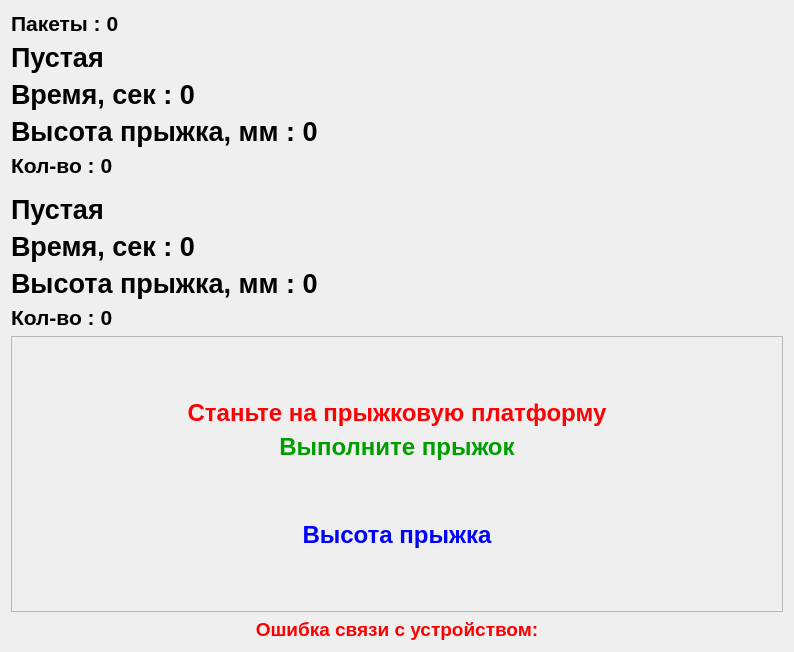
<?xml version="1.0" encoding="UTF-8"?>
<ui version="4.0">
 <class>JumpTestExecute</class>
 <widget class="QWidget" name="JumpTestExecute">
  <property name="geometry">
   <rect>
    <x>0</x>
    <y>0</y>
    <width>794</width>
    <height>652</height>
   </rect>
  </property>
  <property name="windowTitle">
   <string>Form</string>
  </property>
  <layout class="QVBoxLayout" name="verticalLayout">
   <item>
    <widget class="QLabel" name="lblBlockCounter">
     <property name="sizePolicy">
      <sizepolicy hsizetype="Preferred" vsizetype="Fixed">
       <horstretch>0</horstretch>
       <verstretch>0</verstretch>
      </sizepolicy>
     </property>
     <property name="font">
      <font>
       <pointsize>16</pointsize>
       <weight>75</weight>
       <bold>true</bold>
      </font>
     </property>
     <property name="text">
      <string>Пакеты : 0</string>
     </property>
    </widget>
   </item>
   <item>
    <widget class="QLabel" name="lblPlate1Flag">
     <property name="sizePolicy">
      <sizepolicy hsizetype="Preferred" vsizetype="Fixed">
       <horstretch>0</horstretch>
       <verstretch>0</verstretch>
      </sizepolicy>
     </property>
     <property name="font">
      <font>
       <pointsize>20</pointsize>
       <weight>75</weight>
       <bold>true</bold>
      </font>
     </property>
     <property name="text">
      <string>Пустая</string>
     </property>
    </widget>
   </item>
   <item>
    <widget class="QLabel" name="lblPlate1Time">
     <property name="sizePolicy">
      <sizepolicy hsizetype="Preferred" vsizetype="Fixed">
       <horstretch>0</horstretch>
       <verstretch>0</verstretch>
      </sizepolicy>
     </property>
     <property name="font">
      <font>
       <pointsize>20</pointsize>
       <weight>75</weight>
       <bold>true</bold>
      </font>
     </property>
     <property name="text">
      <string>Время, сек : 0</string>
     </property>
    </widget>
   </item>
   <item>
    <widget class="QLabel" name="lblPlate1Height">
     <property name="sizePolicy">
      <sizepolicy hsizetype="Preferred" vsizetype="Fixed">
       <horstretch>0</horstretch>
       <verstretch>0</verstretch>
      </sizepolicy>
     </property>
     <property name="font">
      <font>
       <pointsize>20</pointsize>
       <weight>75</weight>
       <bold>true</bold>
      </font>
     </property>
     <property name="text">
      <string>Высота прыжка, мм : 0</string>
     </property>
    </widget>
   </item>
   <item>
    <widget class="QLabel" name="lblPlate1Count">
     <property name="sizePolicy">
      <sizepolicy hsizetype="Preferred" vsizetype="Fixed">
       <horstretch>0</horstretch>
       <verstretch>0</verstretch>
      </sizepolicy>
     </property>
     <property name="font">
      <font>
       <pointsize>16</pointsize>
       <weight>75</weight>
       <bold>true</bold>
      </font>
     </property>
     <property name="text">
      <string>Кол-во : 0</string>
     </property>
    </widget>
   </item>
   <item>
    <spacer name="verticalSpacer">
     <property name="orientation">
      <enum>Qt::Vertical</enum>
     </property>
     <property name="sizeType">
      <enum>QSizePolicy::Fixed</enum>
     </property>
     <property name="sizeHint" stdset="0">
      <size>
       <width>20</width>
       <height>10</height>
      </size>
     </property>
    </spacer>
   </item>
   <item>
    <widget class="QLabel" name="lblPlate2Flag">
     <property name="sizePolicy">
      <sizepolicy hsizetype="Preferred" vsizetype="Fixed">
       <horstretch>0</horstretch>
       <verstretch>0</verstretch>
      </sizepolicy>
     </property>
     <property name="font">
      <font>
       <pointsize>20</pointsize>
       <weight>75</weight>
       <bold>true</bold>
      </font>
     </property>
     <property name="text">
      <string>Пустая</string>
     </property>
    </widget>
   </item>
   <item>
    <widget class="QLabel" name="lblPlate2Time">
     <property name="sizePolicy">
      <sizepolicy hsizetype="Preferred" vsizetype="Fixed">
       <horstretch>0</horstretch>
       <verstretch>0</verstretch>
      </sizepolicy>
     </property>
     <property name="font">
      <font>
       <pointsize>20</pointsize>
       <weight>75</weight>
       <bold>true</bold>
      </font>
     </property>
     <property name="text">
      <string>Время, сек : 0</string>
     </property>
    </widget>
   </item>
   <item>
    <widget class="QLabel" name="lblPlate2Height">
     <property name="sizePolicy">
      <sizepolicy hsizetype="Preferred" vsizetype="Fixed">
       <horstretch>0</horstretch>
       <verstretch>0</verstretch>
      </sizepolicy>
     </property>
     <property name="font">
      <font>
       <pointsize>20</pointsize>
       <weight>75</weight>
       <bold>true</bold>
      </font>
     </property>
     <property name="text">
      <string>Высота прыжка, мм : 0</string>
     </property>
    </widget>
   </item>
   <item>
    <widget class="QLabel" name="lblPlate2Count">
     <property name="sizePolicy">
      <sizepolicy hsizetype="Preferred" vsizetype="Fixed">
       <horstretch>0</horstretch>
       <verstretch>0</verstretch>
      </sizepolicy>
     </property>
     <property name="font">
      <font>
       <pointsize>16</pointsize>
       <weight>75</weight>
       <bold>true</bold>
      </font>
     </property>
     <property name="text">
      <string>Кол-во : 0</string>
     </property>
    </widget>
   </item>
   <item>
    <widget class="QFrame" name="frClient">
     <property name="frameShape">
      <enum>QFrame::StyledPanel</enum>
     </property>
     <property name="frameShadow">
      <enum>QFrame::Raised</enum>
     </property>
     <layout class="QVBoxLayout" name="verticalLayout_2">
      <item>
       <spacer name="verticalSpacer_3">
        <property name="orientation">
         <enum>Qt::Vertical</enum>
        </property>
        <property name="sizeHint" stdset="0">
         <size>
          <width>20</width>
          <height>40</height>
         </size>
        </property>
       </spacer>
      </item>
      <item>
       <widget class="QLabel" name="lblStateOnPlatform">
        <property name="palette">
         <palette>
          <active>
           <colorrole role="WindowText">
            <brush brushstyle="SolidPattern">
             <color alpha="255">
              <red>255</red>
              <green>0</green>
              <blue>4</blue>
             </color>
            </brush>
           </colorrole>
          </active>
          <inactive>
           <colorrole role="WindowText">
            <brush brushstyle="SolidPattern">
             <color alpha="255">
              <red>255</red>
              <green>0</green>
              <blue>4</blue>
             </color>
            </brush>
           </colorrole>
          </inactive>
          <disabled>
           <colorrole role="WindowText">
            <brush brushstyle="SolidPattern">
             <color alpha="255">
              <red>120</red>
              <green>120</green>
              <blue>120</blue>
             </color>
            </brush>
           </colorrole>
          </disabled>
         </palette>
        </property>
        <property name="font">
         <font>
          <pointsize>18</pointsize>
          <weight>75</weight>
          <bold>true</bold>
         </font>
        </property>
        <property name="text">
         <string>Станьте на прыжковую платформу</string>
        </property>
        <property name="alignment">
         <set>Qt::AlignCenter</set>
        </property>
       </widget>
      </item>
      <item>
       <widget class="QLabel" name="lblRunJump">
        <property name="palette">
         <palette>
          <active>
           <colorrole role="WindowText">
            <brush brushstyle="SolidPattern">
             <color alpha="255">
              <red>0</red>
              <green>158</green>
              <blue>0</blue>
             </color>
            </brush>
           </colorrole>
          </active>
          <inactive>
           <colorrole role="WindowText">
            <brush brushstyle="SolidPattern">
             <color alpha="255">
              <red>0</red>
              <green>158</green>
              <blue>0</blue>
             </color>
            </brush>
           </colorrole>
          </inactive>
          <disabled>
           <colorrole role="WindowText">
            <brush brushstyle="SolidPattern">
             <color alpha="255">
              <red>120</red>
              <green>120</green>
              <blue>120</blue>
             </color>
            </brush>
           </colorrole>
          </disabled>
         </palette>
        </property>
        <property name="font">
         <font>
          <pointsize>18</pointsize>
          <weight>75</weight>
          <bold>true</bold>
         </font>
        </property>
        <property name="text">
         <string>Выполните прыжок</string>
        </property>
        <property name="alignment">
         <set>Qt::AlignCenter</set>
        </property>
       </widget>
      </item>
      <item>
       <spacer name="verticalSpacer_4">
        <property name="orientation">
         <enum>Qt::Vertical</enum>
        </property>
        <property name="sizeHint" stdset="0">
         <size>
          <width>20</width>
          <height>40</height>
         </size>
        </property>
       </spacer>
      </item>
      <item>
       <widget class="QLabel" name="lblJumpHeight">
        <property name="sizePolicy">
         <sizepolicy hsizetype="Preferred" vsizetype="Preferred">
          <horstretch>0</horstretch>
          <verstretch>0</verstretch>
         </sizepolicy>
        </property>
        <property name="palette">
         <palette>
          <active>
           <colorrole role="WindowText">
            <brush brushstyle="SolidPattern">
             <color alpha="255">
              <red>0</red>
              <green>0</green>
              <blue>255</blue>
             </color>
            </brush>
           </colorrole>
          </active>
          <inactive>
           <colorrole role="WindowText">
            <brush brushstyle="SolidPattern">
             <color alpha="255">
              <red>0</red>
              <green>0</green>
              <blue>255</blue>
             </color>
            </brush>
           </colorrole>
          </inactive>
          <disabled>
           <colorrole role="WindowText">
            <brush brushstyle="SolidPattern">
             <color alpha="255">
              <red>120</red>
              <green>120</green>
              <blue>120</blue>
             </color>
            </brush>
           </colorrole>
          </disabled>
         </palette>
        </property>
        <property name="font">
         <font>
          <pointsize>18</pointsize>
          <weight>75</weight>
          <bold>true</bold>
         </font>
        </property>
        <property name="text">
         <string>Высота прыжка</string>
        </property>
        <property name="alignment">
         <set>Qt::AlignCenter</set>
        </property>
       </widget>
      </item>
      <item>
       <spacer name="verticalSpacer_2">
        <property name="orientation">
         <enum>Qt::Vertical</enum>
        </property>
        <property name="sizeHint" stdset="0">
         <size>
          <width>20</width>
          <height>40</height>
         </size>
        </property>
       </spacer>
      </item>
     </layout>
    </widget>
   </item>
   <item>
    <widget class="QLabel" name="lblCommunicationError">
     <property name="sizePolicy">
      <sizepolicy hsizetype="Preferred" vsizetype="Fixed">
       <horstretch>0</horstretch>
       <verstretch>0</verstretch>
      </sizepolicy>
     </property>
     <property name="palette">
      <palette>
       <active>
        <colorrole role="WindowText">
         <brush brushstyle="SolidPattern">
          <color alpha="255">
           <red>255</red>
           <green>0</green>
           <blue>0</blue>
          </color>
         </brush>
        </colorrole>
        <colorrole role="Base">
         <brush brushstyle="SolidPattern">
          <color alpha="255">
           <red>255</red>
           <green>0</green>
           <blue>0</blue>
          </color>
         </brush>
        </colorrole>
        <colorrole role="Window">
         <brush brushstyle="SolidPattern">
          <color alpha="255">
           <red>255</red>
           <green>0</green>
           <blue>0</blue>
          </color>
         </brush>
        </colorrole>
       </active>
       <inactive>
        <colorrole role="WindowText">
         <brush brushstyle="SolidPattern">
          <color alpha="255">
           <red>255</red>
           <green>0</green>
           <blue>0</blue>
          </color>
         </brush>
        </colorrole>
        <colorrole role="Base">
         <brush brushstyle="SolidPattern">
          <color alpha="255">
           <red>255</red>
           <green>0</green>
           <blue>0</blue>
          </color>
         </brush>
        </colorrole>
        <colorrole role="Window">
         <brush brushstyle="SolidPattern">
          <color alpha="255">
           <red>255</red>
           <green>0</green>
           <blue>0</blue>
          </color>
         </brush>
        </colorrole>
       </inactive>
       <disabled>
        <colorrole role="WindowText">
         <brush brushstyle="SolidPattern">
          <color alpha="255">
           <red>120</red>
           <green>120</green>
           <blue>120</blue>
          </color>
         </brush>
        </colorrole>
        <colorrole role="Base">
         <brush brushstyle="SolidPattern">
          <color alpha="255">
           <red>255</red>
           <green>0</green>
           <blue>0</blue>
          </color>
         </brush>
        </colorrole>
        <colorrole role="Window">
         <brush brushstyle="SolidPattern">
          <color alpha="255">
           <red>255</red>
           <green>0</green>
           <blue>0</blue>
          </color>
         </brush>
        </colorrole>
       </disabled>
      </palette>
     </property>
     <property name="font">
      <font>
       <pointsize>14</pointsize>
       <weight>75</weight>
       <bold>true</bold>
      </font>
     </property>
     <property name="text">
      <string>Ошибка связи с устройством:</string>
     </property>
     <property name="alignment">
      <set>Qt::AlignCenter</set>
     </property>
    </widget>
   </item>
  </layout>
 </widget>
 <resources/>
 <connections/>
 <slots>
  <slot>showDataBase()</slot>
 </slots>
</ui>
